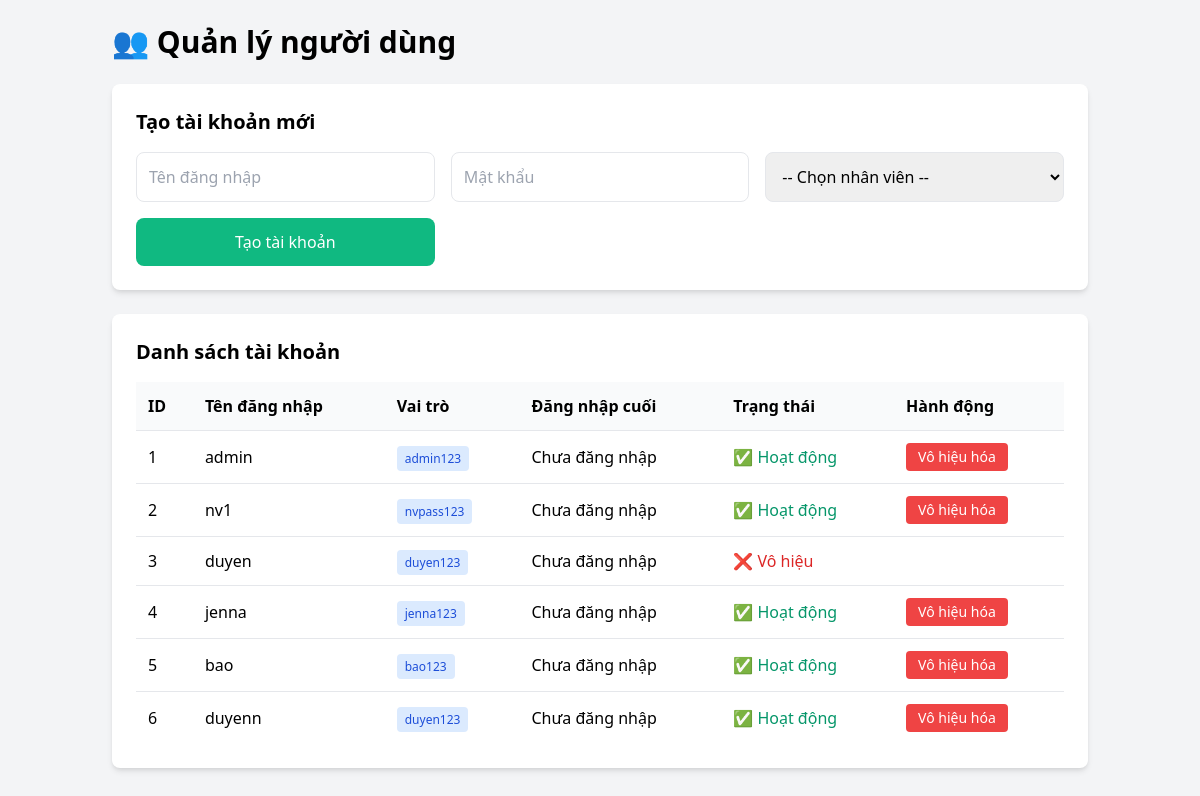
The page /user_management (signed in) on the database as committed earlier.
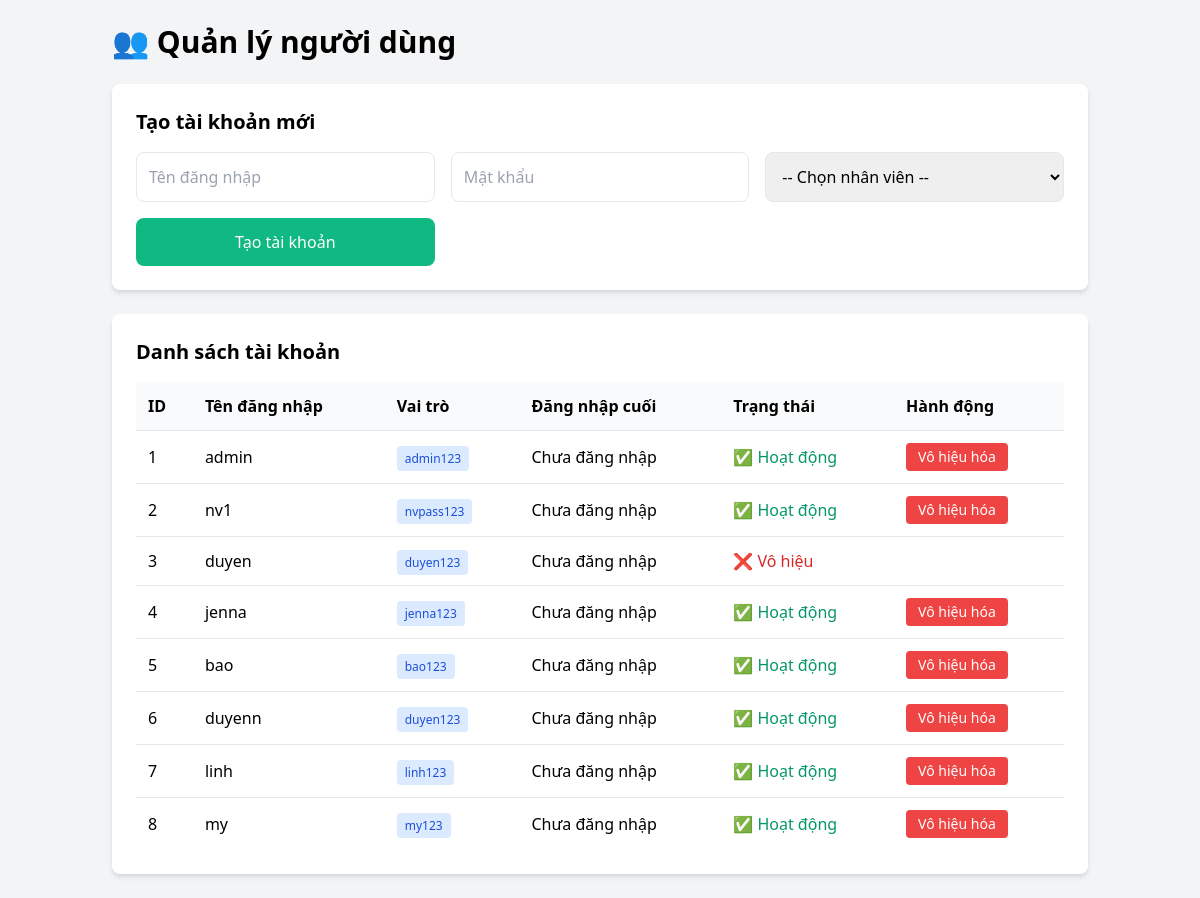
The same page on the database as committed later.
### tables this page shows
CREATE TABLE users (
            id INTEGER PRIMARY KEY,
            username TEXT UNIQUE,
            password TEXT,
            role TEXT DEFAULT 'user',
            last_login TIMESTAMP,
            is_active BOOLEAN DEFAULT 1,
            employee_id INTEGER,
            FOREIGN KEY (employee_id) REFERENCES employees(id)
        );

### app.py (the view)
    def decorated_function(*args, **kwargs):
        if 'user_id' not in session or session.get('role') != 'admin':
            flash('Bạn không có quyền truy cập trang này', 'error')
            return redirect(url_for('index'))
        return f(*args, **kwargs)

### app.py (called while the page is built)
def admin_required(f):
    def decorated_function(*args, **kwargs):
        if 'user_id' not in session or session.get('role') != 'admin':
            flash('Bạn không có quyền truy cập trang này', 'error')
            return redirect(url_for('index'))
        return f(*args, **kwargs)
    decorated_function.__name__ = f.__name__
    return decorated_function

@app.route('/user_management')
@admin_required
def user_manager():
    conn = sqlite3.connect('payroll.db')
    c = conn.cursor()
    c.execute("SELECT id, name FROM employees")
    employees = c.fetchall()
    c.execute("SELECT * FROM users")
    users = c.fetchall()
    conn.close()
    return render_template('user_management.html', users=users, employees=employees)

### templates/user_management.html (shortened to what this page needs)
<!DOCTYPE html>
<html lang="vi">
<head>
    <link href="https://cdn.jsdelivr.net/npm/tailwindcss@2.2.19/dist/tailwind.min.css" rel="stylesheet">
</head>
<body class="bg-gray-100">
    <div class="container mx-auto p-6">
        <h1 class="text-3xl font-bold mb-6">👥 Quản lý người dùng</h1>
        <div class="bg-white p-6 rounded-lg shadow-md mb-6">
            <h2 class="text-xl font-semibold mb-4">Tạo tài khoản mới</h2>
            <form id="createUserForm" class="grid grid-cols-1 md:grid-cols-3 gap-4">
                <input type="text" name="username" placeholder="Tên đăng nhập" required
                    class="p-3 border rounded-lg">
                <input type="password" name="password" placeholder="Mật khẩu" required
                    class="p-3 border rounded-lg">
                <select name="employee_id" class="p-3 border rounded-lg" required>
                    <option value="">-- Chọn nhân viên --</option>
                </select>
                <button type="submit" class="bg-green-500 text-white p-3 rounded-lg hover:bg-green-600">
                    Tạo tài khoản
                </button>
            </form>
        </div>
        <div class="bg-white p-6 rounded-lg shadow-md">
            <h2 class="text-xl font-semibold mb-4">Danh sách tài khoản</h2>
            <div class="overflow-x-auto">
                <table class="w-full table-auto">
                    <thead>
                        <tr class="bg-gray-50">
                            <th class="p-3 text-left">ID</th>
                            <th class="p-3 text-left">Tên đăng nhập</th>
                            <th class="p-3 text-left">Vai trò</th>
                            <th class="p-3 text-left">Đăng nhập cuối</th>
                            <th class="p-3 text-left">Trạng thái</th>
                            <th class="p-3 text-left">Hành động</th>
                        </tr>
                    </thead>
                    <tbody>
                        {% for user in users %}
                        <tr class="border-t">
                            <td class="p-3">{{ user[0] }}</td>
                            <td class="p-3">{{ user[1] }}</td>
                            <td class="p-3">
                                <span class="px-2 py-1 rounded text-xs {% if user[2] == 'admin' %}bg-red-100 text-red-700{% else %}bg-blue-100 text-blue-700{% endif %}">
                                    {{ user[2] }}
                                </span>
                            </td>
                            <td class="p-3">{{ user[4] or 'Chưa đăng nhập' }}</td>
                            <td class="p-3">
                                {% if user[5] %}
                                    <span class="text-green-600">✅ Hoạt động</span>
                                {% else %}
                                    <span class="text-red-600">❌ Vô hiệu</span>
                                {% endif %}
                            </td>
                            <td class="p-3">
                                {% if user[5] %}
                                    <button onclick="deactivateUser({{ user[0] }})"
                                            class="bg-red-500 text-white px-3 py-1 rounded text-sm hover:bg-red-600">
                                        Vô hiệu hóa
                                    </button>
                                {% endif %}
                            </td>
                        </tr>
                        {% endfor %}
                    </tbody>
                </table>
            </div>
        </div>
    </div>
</body>
</html>

Rows that differ between the two databases and show on the page:
added users: id "7", username "linh", password "linh123", user "Chưa đăng nhập", is_active "✅ Hoạt động"
added users: id "8", username "my", password "my123", user "Chưa đăng nhập", is_active "✅ Hoạt động"
